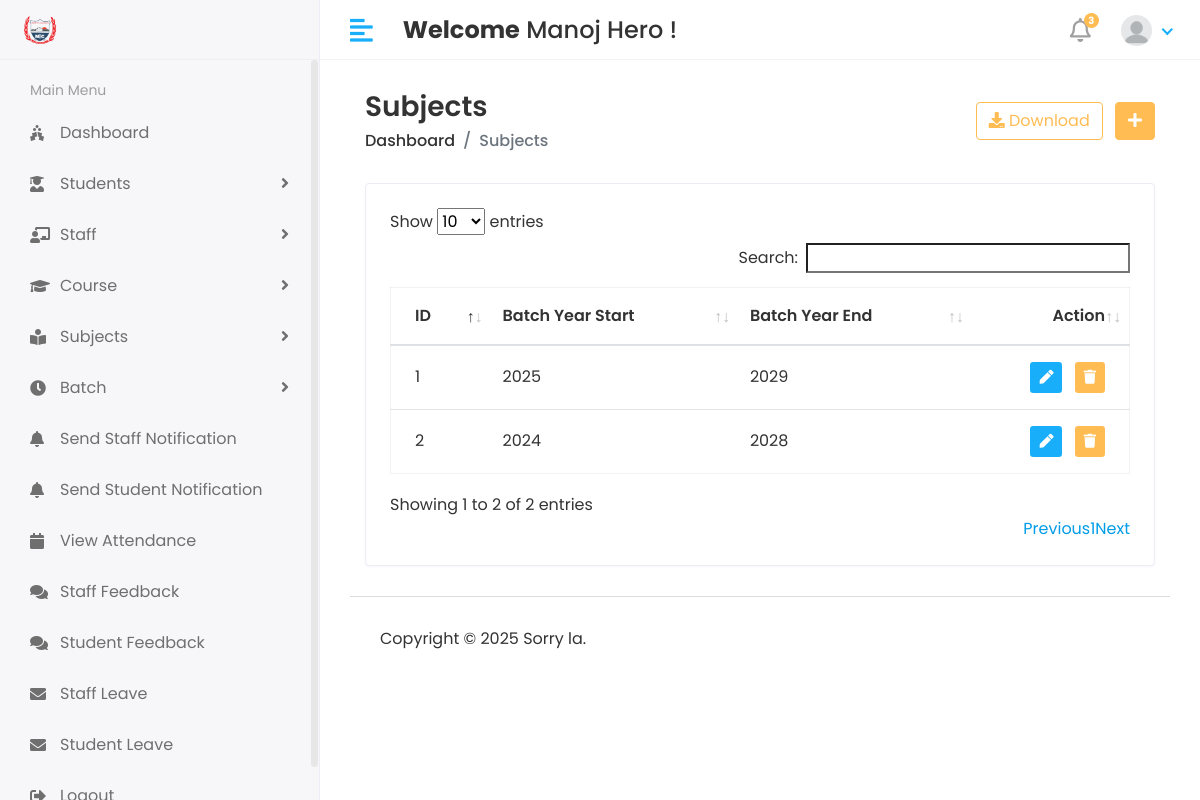
The app's page /hod/Batch/View (signed in), older data.
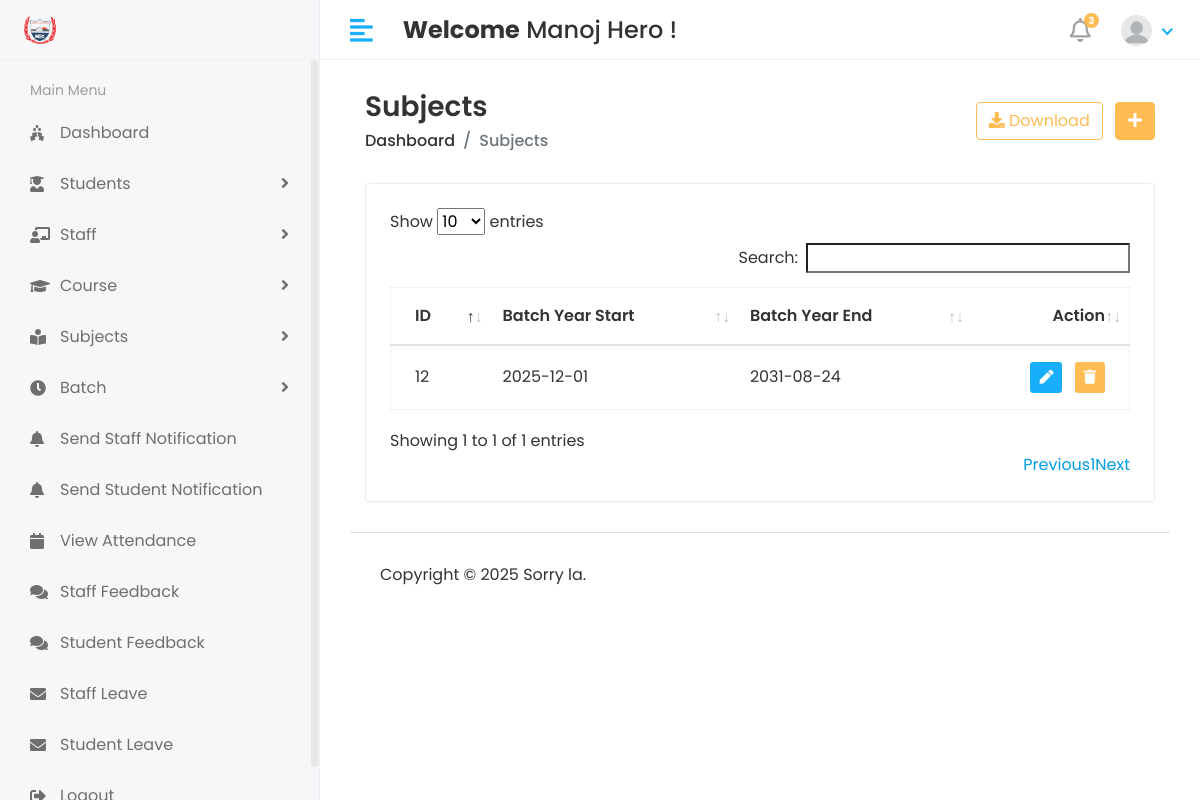
The same page, newer data.
### smsapp/models.py (models this page shows, shortened)
class Batch_Year(models.Model):
    batch_start = models.CharField(max_length=100)
    batch_end = models.CharField(max_length=100)

### studentmanagementsystem/hod_views.py (the view)
# urls.py: path('hod/Batch/View', hod_views.VIEW_BATCH, name='view_batch'),
@login_required(login_url='/')
def VIEW_BATCH(request):
    batch = Batch_Year.objects.all()
    context = {
        'batch':batch,
    }
    return render(request,'hod/view_batch.html',context)

### templates/hod/view_batch.html (shortened to what this page needs)
{% extends 'base.html' %}
{% block content %}
        <div class="content container-fluid">
               <div class="page-header">
                  <div class="row align-items-center">
                     <div class="col">
                        <h3 class="page-title">Subjects</h3>
                        <ul class="breadcrumb">
                           <li class="breadcrumb-item"><a href="index.html">Dashboard</a></li>
                           <li class="breadcrumb-item active">Subjects</li>
                        </ul>
                     </div>
                     <div class="col-auto text-right float-right ml-auto">
                        <a href="#" class="btn btn-outline-primary mr-2"><i class="fas fa-download"></i> Download</a>
                        <a href="add-student.html" class="btn btn-primary"><i class="fas fa-plus"></i></a>
                     </div>
                  </div>
               </div>
               <div class="row">
                  <div class="col-sm-12">
                     <div class="card card-table">
                        <div class="card-body">
                           <div class="table-responsive">
                              <table id="table_id" class="table table-hover table-center mb-0 ">
                                 <thead>
                                    <tr>
                                       <th>ID</th>
                                       <th>Batch Year Start</th>
                                      <th>Batch Year End</th>
                                       <th class="text-right">Action</th>
                                    </tr>
                                 </thead>
                                 <tbody>
                                 {% for i in batch %}
                                    <tr>
                                       <td>{{i.id}}</td>
                                       <td>{{i.batch_start}}</td>
                                      <td>{{i.batch_end}}</td>
                                       <td class="text-right">
                                          <div class="actions">
                                             <a href="{% url 'edit_batch' i.id %}" class="btn btn-sm bg-success-light mr-2">
                                             <i class="fas fa-pen"></i>
                                             </a>
                                             <a href="{% url 'delete_batch' i.id %}" class="btn btn-sm bg-danger-light">
                                             <i class="fas fa-trash"></i>
                                             </a>
                                          </div>
                                       </td>
                                    </tr>
                                 {% endfor %}
                                 </tbody>
                              </table>
                           </div>
                        </div>
                     </div>
                  </div>
               </div>
            </div>
{% endblock %}

Row changes from the older to the newer data that the page shows:
removed Batch_Year: id "1", batch_start "2025", batch_end "2029"
removed Batch_Year: id "2", batch_start "2024", batch_end "2028"
added Batch_Year: id "12", batch_start "2025-12-01", batch_end "2031-08-24"
Text that changed along with them:
text written by a page script: "Show entries Search: Showing 1 to 2 of 2 entries Previous 1 Next" → "Show entries Search: Showing 1 to 1 of 1 entries Previous 1 Next"
